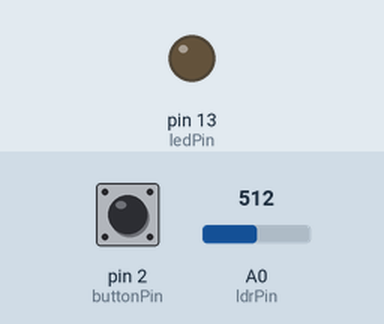
Bench run of a sketch on a simulated Arduino Uno, built with avr-gcc and run on an emulated ATmega328P. Parts: output pins drawn as LEDs (lit = HIGH). Dashed ring = blinking. The inputs (shaded band) are chosen by the test bench; at power-on: A0 (ldrPin) = 512, pin 2 (buttonPin) HIGH.

Above: at 1.2 s.
1.3 s: A0 (ldrPin) set to 486
At 1.4 s:
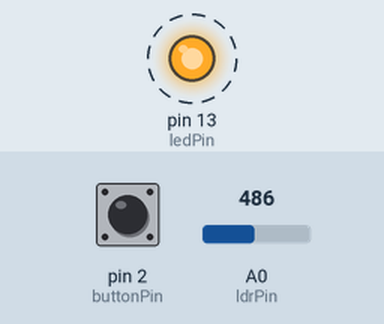
At 3.2 s:
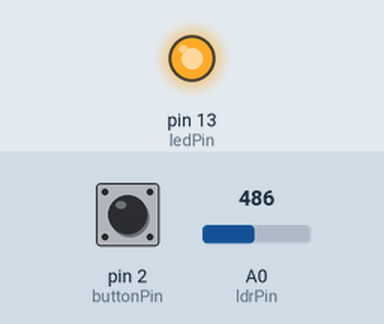
7.3 s: A0 (ldrPin) set to 490
Timing chart, 0 to 10.3 s (numbered marks = the images above; inputs shaded):
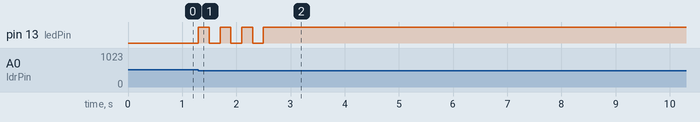

Measured:
- the behaviour switches between 500 and 499 on A0 (ldrPin) (found by bisection; images 0 and 1)
- after the input at 1.3 s, pin 13 (ledPin): alternates HIGH for 0.20 s and LOW for 0.20 s, 7 changes in all, then stays HIGH, starting at once
- after the input at 7.3 s, every drawn part: stays the same

The sketch:

LatchingPowerSwitch.ino
```cpp
// Defining pins
const int ledPin = 13;
const int buttonPin = 2;
const int ldrPin = A0;

// Constants
const int ldrThreshold = 500; // Lower = darker.
const unsigned long timeoutDuration = 5000; // 5 seconds before turning off
const int ledFlashDelay = 200; // Flash delay

// State variables
bool ledState = false;
bool lastButtonState = HIGH; // Pull-up logic so no need for resistor (HIGH = not pressed)
bool waitingForTimeout = false;
unsigned long timeoutStart = 0;

void setup() {
  pinMode(ledPin, OUTPUT);
  pinMode(buttonPin, INPUT_PULLUP);
  Serial.begin(9600); // For debugging
}

void loop() {
  // Reading inputs
  int ldrValue = analogRead(ldrPin);
  bool isDim = ldrValue < ldrThreshold;
  bool buttonPressed = digitalRead(buttonPin) == LOW;

  // BUTTON PRESS HANDLING
  if (buttonPressed && lastButtonState == HIGH) {
    // Button just pressed
    if (ledState) {
      if (!isDim) {
        turnOffLED();
        waitingForTimeout = false;
      } else {
        // If Button OFFs and the LDR is dim, it will be ON again
        turnOffLED();
        delay(100);
        flashLED(3);
        turnOnLED();
        waitingForTimeout = false;
      }
    } else {
      // Button toggles ON
      flashLED(3);
      turnOnLED();
      if (!isDim) {
        timeoutStart = millis();
        waitingForTimeout = true;
      } else {
        waitingForTimeout = false;
      }
    }
  }

  // LDR HANDLING (if LED is OFF and dim is detected)
  if (!ledState && isDim) {
    flashLED(3);
    turnOnLED();
    waitingForTimeout = false;
  }

  // LED Timeout Handling
  if (ledState && !isDim && !waitingForTimeout) {
    // Start timeout
    timeoutStart = millis();
    waitingForTimeout = true;
  }

  if (waitingForTimeout && millis() - timeoutStart >= timeoutDuration) {
    // Timeout expired
    if (!isDim) {
      turnOffLED();
    }
    waitingForTimeout = false;
  }

  // Update button state
  lastButtonState = !buttonPressed ? HIGH : LOW;
}


// Helper functions

void flashLED(int times) {
  for (int i = 0; i < times; i++) {
    digitalWrite(ledPin, HIGH);
    delay(ledFlashDelay);
    digitalWrite(ledPin, LOW);
    delay(ledFlashDelay);
  }
}

void turnOnLED() {
  digitalWrite(ledPin, HIGH);
  ledState = true;
}

void turnOffLED() {
  digitalWrite(ledPin, LOW);
  ledState = false;
}
```
